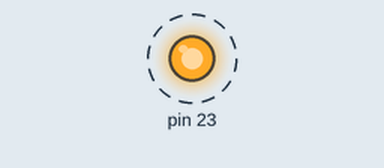
Simulated run of this sketch. Board: Arduino Uno, built with avr-gcc and run on an emulated ATmega328P. Shown: output pins drawn as LEDs (lit = HIGH). Dashed ring = blinking.

Above: at 0.14 s.
Timing chart, 0 to 3.0 s (numbered marks = the images above):
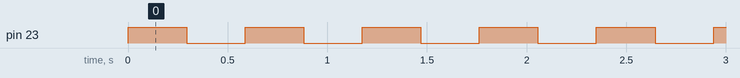

The sketch:

blink_asm.ino
```cpp
 // 08-02-2019

// Alejandro Rodriguez - 158192
// Marco Mendoza - 144360

int led = 13;

// the setup routine runs once when you press reset:
void setup() {
  // initialize the digital pin as an output.
  DDRB = DDRB | B10000000;
}

// the loop routine runs over and over again forever:
void loop() {
 asm volatile (
  "principal: \n\t"
  "sbi 0x05, 7 \n\t" \
  "call tiempo \n\t"
  "cbi 0x05, 7 \n\t" \
  "call tiempo \n\t"
  "jmp principal \n\t"

  "tiempo: \n\t"
  "ldi r22, 24 \n\t"
  "loop3: \n\t"
  "ldi r21, 255 \n\t"
  "loop2: \n\t"
  "ldi r20, 255 \n\t"
  "loop1: \n\t"
  "dec r20 \n\t"
  "brne loop1 \n\t"
  "dec r21 \n\t"
  "brne loop2 \n\t"
  "dec r22 \n\t"
  "brne loop3 \n\t"
  "nop \n\t"
  "ret \n\t"
 );
}
```

Measured:
- by itself, pin 23: alternates HIGH for 0.29 s and LOW for 0.29 s
